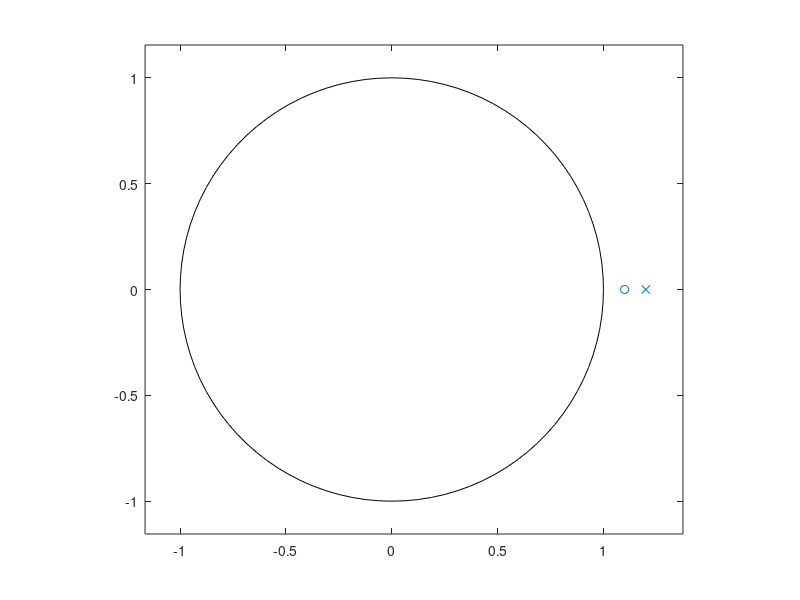
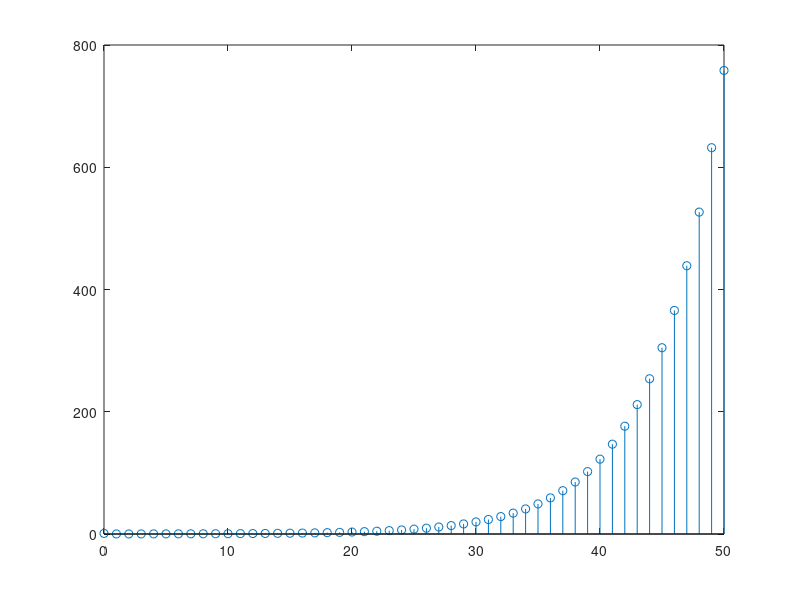

Write the MATLAB code that produced these figures, in order.
close all
clearvars
clc

% y(n) = x(n) - ax(n-1) + by(n-1)
a = 1.2;
b = 1.1;
n = 0:50;
A = [1, -a];
B = [1, -b];

delta = zeros(size(n));
delta(1) = 1;
h = filter(B, A, delta);

% zeros and poles
zs = roots(B);
ps = roots(A);

figure(1);
zplane(zs, ps);
grid;

figure(2);
stem(n, h);